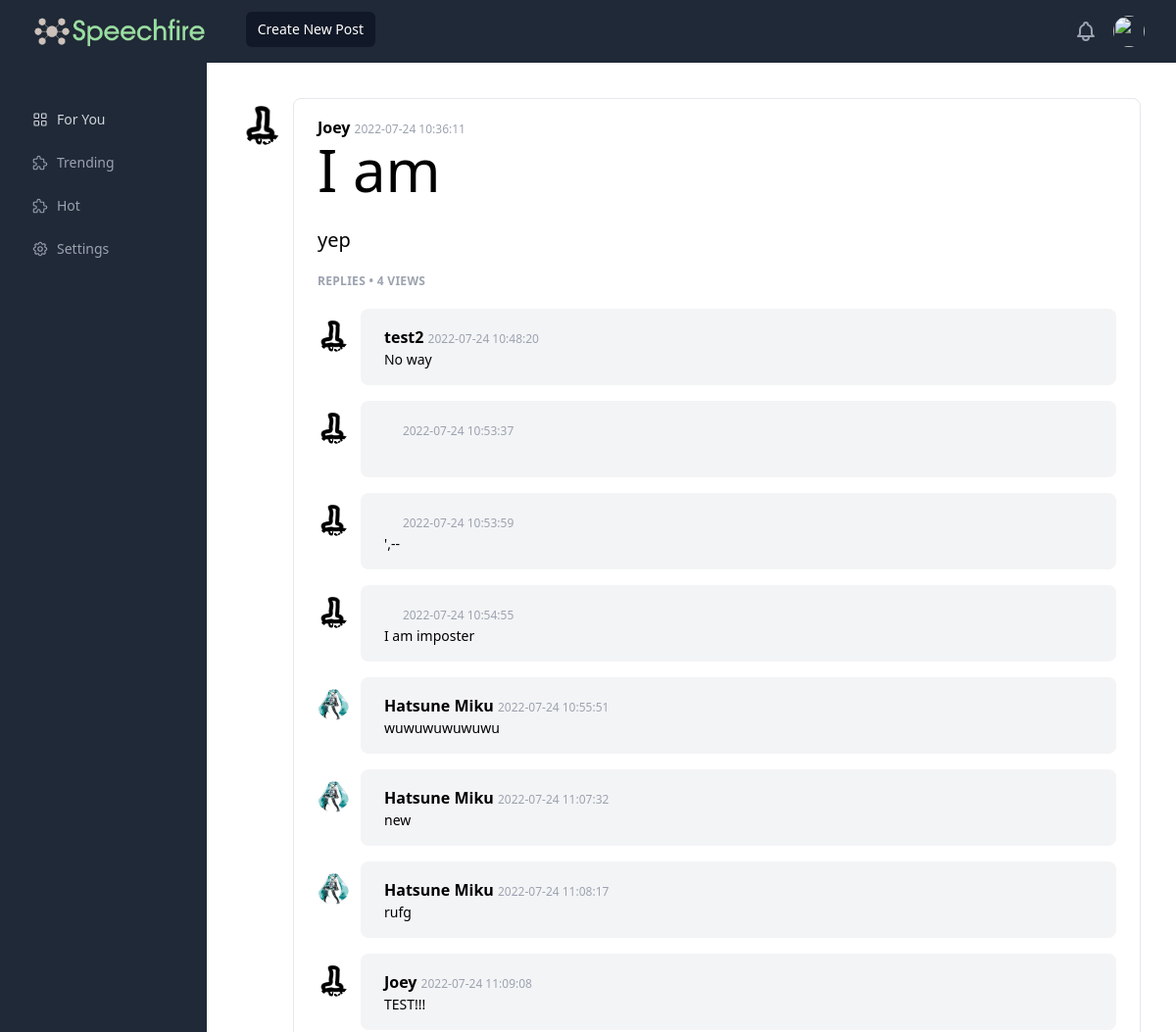
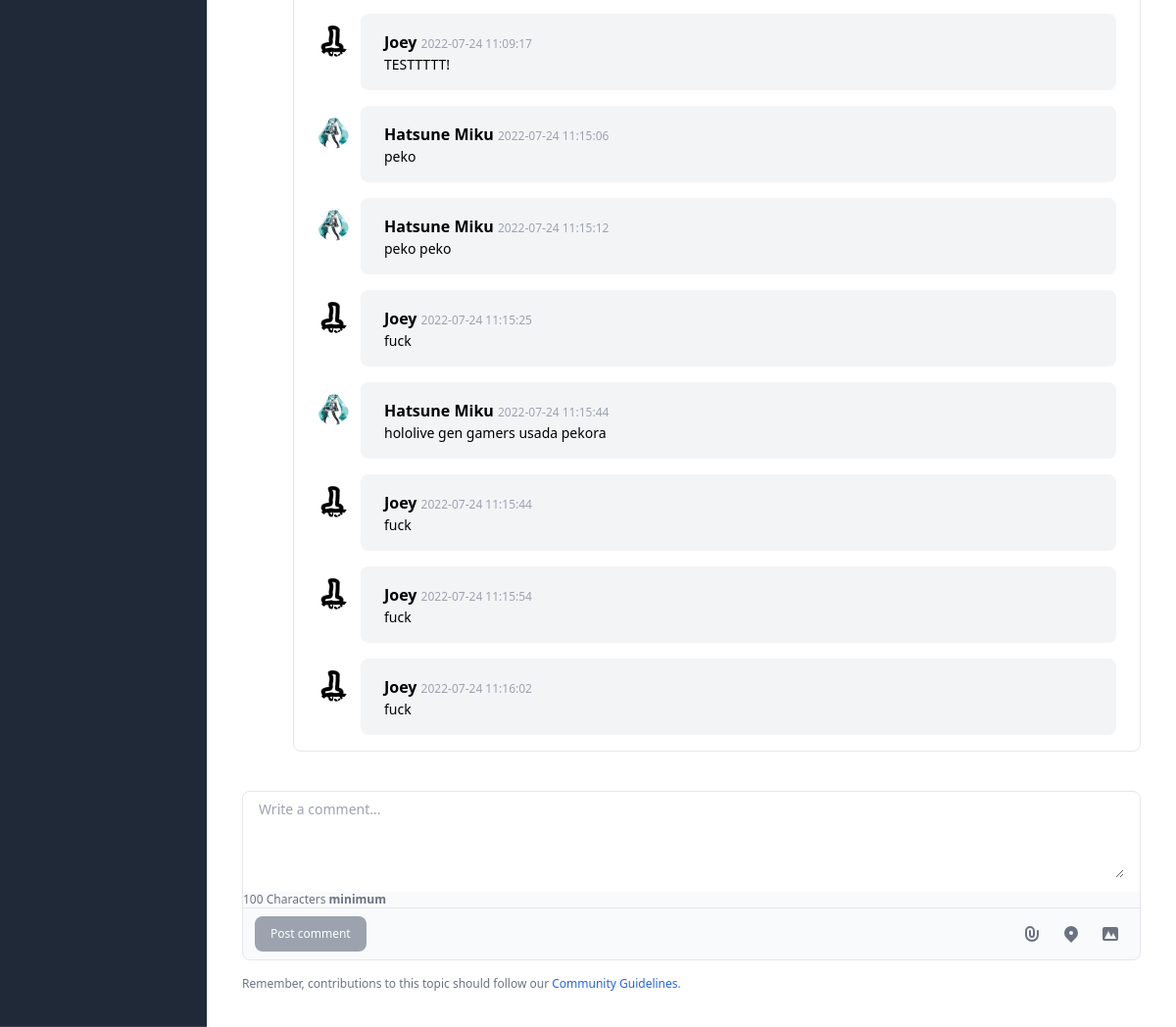
The page /post/3 (signed in) on the database its author committed (2 pictures, top to bottom).
### tables this page shows
CREATE TABLE Users(
    userId INTEGER NOT NULL,
    pfp string,
    username string,
    password string, bio string, education string,
    PRIMARY KEY (userId)
);

CREATE TABLE Posts(
    postId INTEGER NOT NULL,
    title string,
    content string,
    author string,
    date string,
    belongs_to INTEGER, views INTEGER,
    PRIMARY KEY (postId),
    FOREIGN KEY (belongs_to) REFERENCES Posts(postId)
);

### app.py (the view, shortened to what this page needs)
@app.route('/post/<post_id>', methods=["GET", "POST"])
def post(post_id):
    if not post_id: return redirect("/")
    if post_id not in session.get('viewed',[]):
        updateViewCount(post_id)
        session['viewed'] = session['viewed'] + [post_id] if "viewed" in session else [post_id]
    post = getPostById(post_id)
    post.authorId = getUser(post.author).id
    post.author_pfp = getUser(post.author).pfp
    if not post: return redirect("/")
    comments = getPostWhereBelongsTo(post_id)
    for comment in comments:
        comment.authorId = getUser(comment.author).id
        comment.author_pfp = getUser(comment.author).pfp
    return render_template('post.html', comments=comments, current_user=session.get('user', None), viewed_post=post, views=post.totalViews ,classes_to_add="hidden")

### post.py (called while the page is built)
def getPostById(id):
    conn = sqlite3.connect('stackunderflow.db')
    c = conn.cursor()
    c.execute("SELECT postId, title, content, author, date, belongs_to , views FROM Posts WHERE postId=?", (id,))
    post = c.fetchone()
    if not post: return None
    conn.close()
    return Post(id=post[0], title=post[1], content=post[2], author=post[3], date=post[4], belongs_to=post[5], totalViews=post[6])

def getPostWhereBelongsTo(belongs_to):
    conn = sqlite3.connect('stackunderflow.db')
    c = conn.cursor()
    c.execute("SELECT postId, title, content, author, date, belongs_to FROM Posts WHERE belongs_to=?", (belongs_to,))
    posts = []
    for post in c.fetchall():
        posts.append(Post(id=post[0], title=post[1], content=post[2], author=post[3], date=post[4], belongs_to=post[5]))
    conn.close()
    return posts

def updateViewCount(post_id):
    conn = sqlite3.connect('stackunderflow.db')
    c = conn.cursor()
    c.execute("UPDATE Posts SET views=views + 1 WHERE postId=?", (post_id,))
    print("ok updated")
    conn.commit()
    conn.close()

### user.py (called while the page is built)
def getUser(username):
    conn = sqlite3.connect('stackunderflow.db')
    c = conn.cursor()
    c.execute("SELECT userId, pfp, username, password, bio, education FROM Users WHERE username=?", (username,))
    user = c.fetchone()
    conn.close()
    return User(id=user[0], pfp=user[1], username=user[2], password=user[3], bio=user[4], education=user[5])

### templates/post.html (shortened to what this page needs)
{% extends 'base.html' %}
{% block content %}
<div style="padding:3vw; height:100%">
    <div class="flex">
        <a href="/user/{{viewed_post.authorId}}">
            <div class="flex-shrink-0 mr-3">
                <img class="mt-2 rounded-full w-8 h-8 sm:w-10 sm:h-10" src="../static/{{viewed_post.author_pfp}}">
            </div>
        </a>
        <div class="flex-1 border rounded-lg px-4 py-2 sm:px-6 sm:py-4 leading-relaxed">
            <strong>{{viewed_post.author}}</strong> <span class="text-xs text-gray-400">{{viewed_post.date}}</span>
            <h1 class="text-6xl">
                {{viewed_post.title}}
            </h1>
            <p class="text-xl">
                <br>
                {{viewed_post.content}}
            </p>
            <h4 class="my-5 uppercase tracking-wide text-gray-400 font-bold text-xs">Replies • {{views}} Views</h4>
            <div class="space-y-4">
                {% for comment in comments %}
                <div class="flex">
                    <a href="/user/{{comment.authorId}}">
                        <div class="flex-shrink-0 mr-3">
                            <img class="mt-3 rounded-full w-6 h-6 sm:w-8 sm:h-8" src="../static/{{comment.author_pfp}}"
                                alt="">
                        </div>
                    </a>
                    <div class="flex-1 bg-gray-100 rounded-lg px-4 py-2 sm:px-6 sm:py-4 leading-relaxed">
                        <strong>{{comment.author}}</strong> <span class="text-xs text-gray-400">{{comment.date}}</span>
                        <p class="text-xs sm:text-sm">
                            {{comment.content}}
                        </p>
                    </div>
                </div>
                {%endfor%}
            </div>
        </div>
    </div>
    <form class="pt-10" action="?" method="post">
        <div class="mb-4 w-full bg-gray-50 rounded-lg border border-gray-200 light:bg-gray-700 light:border-gray-600">
            <div class="py-2 px-4 bg-white rounded-t-lg light:bg-gray-800">
                <textarea name="comment" id="comment" rows="4"
                    class="px-0 w-full text-sm text-gray-900 bg-white border-0 light:bg-gray-800 focus:ring-0 light:text-white light:placeholder-gray-400"
                    placeholder="Write a comment..." required=""></textarea>
            </div>
            <p class="ml-auto text-xs text-gray-500 light:text-gray-400">100 Characters <strong>minimum</strong>
            </p>
            <div class="flex justify-between items-center py-2 px-3 border-t light:border-gray-600">
                <button id="comment-button" type="submit"
                    class="inline-flex items-center py-2.5 px-4 text-xs font-medium text-center text-white bg-blue-700 rounded-lg focus:ring-4 focus:ring-blue-200 light:focus:ring-blue-900 hover:bg-blue-800">
                    Post comment
                </button>
                <div class="flex pl-0 space-x-1 sm:pl-2">
                    <button type="button"
                        class="inline-flex justify-center p-2 text-gray-500 rounded cursor-pointer hover:text-gray-900 hover:bg-gray-100 light:text-gray-400 light:hover:text-white light:hover:bg-gray-600">
                        <svg aria-hidden="true" class="w-5 h-5" fill="currentColor" viewBox="0 0 20 20"
                            xmlns="http://www.w3.org/2000/svg">
                            <path fill-rule="evenodd"
                                d="M8 4a3 3 0 00-3 3v4a5 5 0 0010 0V7a1 1 0 112 0v4a7 7 0 11-14 0V7a5 5 0 0110 0v4a3 3 0 11-6 0V7a1 1 0 012 0v4a1 1 0 102 0V7a3 3 0 00-3-3z"
                                clip-rule="evenodd"></path>
                        </svg>
                    </button>
                    <button type="button"
                        class="inline-flex justify-center p-2 text-gray-500 rounded cursor-pointer hover:text-gray-900 hover:bg-gray-100 light:text-gray-400 light:hover:text-white light:hover:bg-gray-600">
                        <svg aria-hidden="true" class="w-5 h-5" fill="currentColor" viewBox="0 0 20 20"
                            xmlns="http://www.w3.org/2000/svg">
                            <path fill-rule="evenodd"
                                d="M5.05 4.05a7 7 0 119.9 9.9L10 18.9l-4.95-4.95a7 7 0 010-9.9zM10 11a2 2 0 100-4 2 2 0 000 4z"
                                clip-rule="evenodd"></path>
                        </svg>
                    </button>
                    <button type="button"
                        class="inline-flex justify-center p-2 text-gray-500 rounded cursor-pointer hover:text-gray-900 hover:bg-gray-100 light:text-gray-400 light:hover:text-white light:hover:bg-gray-600">
                        <svg aria-hidden="true" class="w-5 h-5" fill="currentColor" viewBox="0 0 20 20"
                            xmlns="http://www.w3.org/2000/svg">
                            <path fill-rule="evenodd"
                                d="M4 3a2 2 0 00-2 2v10a2 2 0 002 2h12a2 2 0 002-2V5a2 2 0 00-2-2H4zm12 12H4l4-8 3 6 2-4 3 6z"
                                clip-rule="evenodd"></path>
                        </svg>
                    </button>
                </div>
            </div>
        </div>
    </form>
    <p class="ml-auto text-xs text-gray-500 light:text-gray-400">Remember, contributions to this topic should follow our
        <a href="#" class="text-blue-600 light:text-blue-500 hover:underline">Community Guidelines</a>.
    </p>
</div>
{% endblock %}

### rows shown on the page
Users: author_pfp (placeholder picture)
Posts: author "Joey", date "2022-07-24 10:36:11", title "I am", content "yep"
Users: author_pfp (placeholder picture)
Posts: author "test2", date "2022-07-24 10:48:20", content "No way"
Users: author_pfp (placeholder picture)
Posts: date "2022-07-24 10:53:37"
Posts: date "2022-07-24 10:53:59", content "',--"
Posts: date "2022-07-24 10:54:55", content "I am imposter"
Users: author_pfp (picture)
Posts: author "Hatsune Miku", date "2022-07-24 10:55:51", content "wuwuwuwuwuwu"
Posts: author "Hatsune Miku", date "2022-07-24 11:07:32", content "new"
Posts: author "Hatsune Miku", date "2022-07-24 11:08:17", content "rufg"
Posts: author "Joey", date "2022-07-24 11:09:08", content "TEST!!!"
Posts: author "Joey", date "2022-07-24 11:09:17", content "TESTTTTT!"
Posts: author "Hatsune Miku", date "2022-07-24 11:15:06", content "peko"
Posts: author "Hatsune Miku", date "2022-07-24 11:15:12", content "peko peko"
Posts: author "Joey", date "2022-07-24 11:15:25", content "fuck"
Posts: author "Hatsune Miku", date "2022-07-24 11:15:44", content "hololive gen gamers usada pekora"
Posts: author "Joey", date "2022-07-24 11:15:44", content "fuck"
Posts: author "Joey", date "2022-07-24 11:15:54", content "fuck"
Posts: author "Joey", date "2022-07-24 11:16:02", content "fuck"

### other values the page prints
{{ views }} "4"
